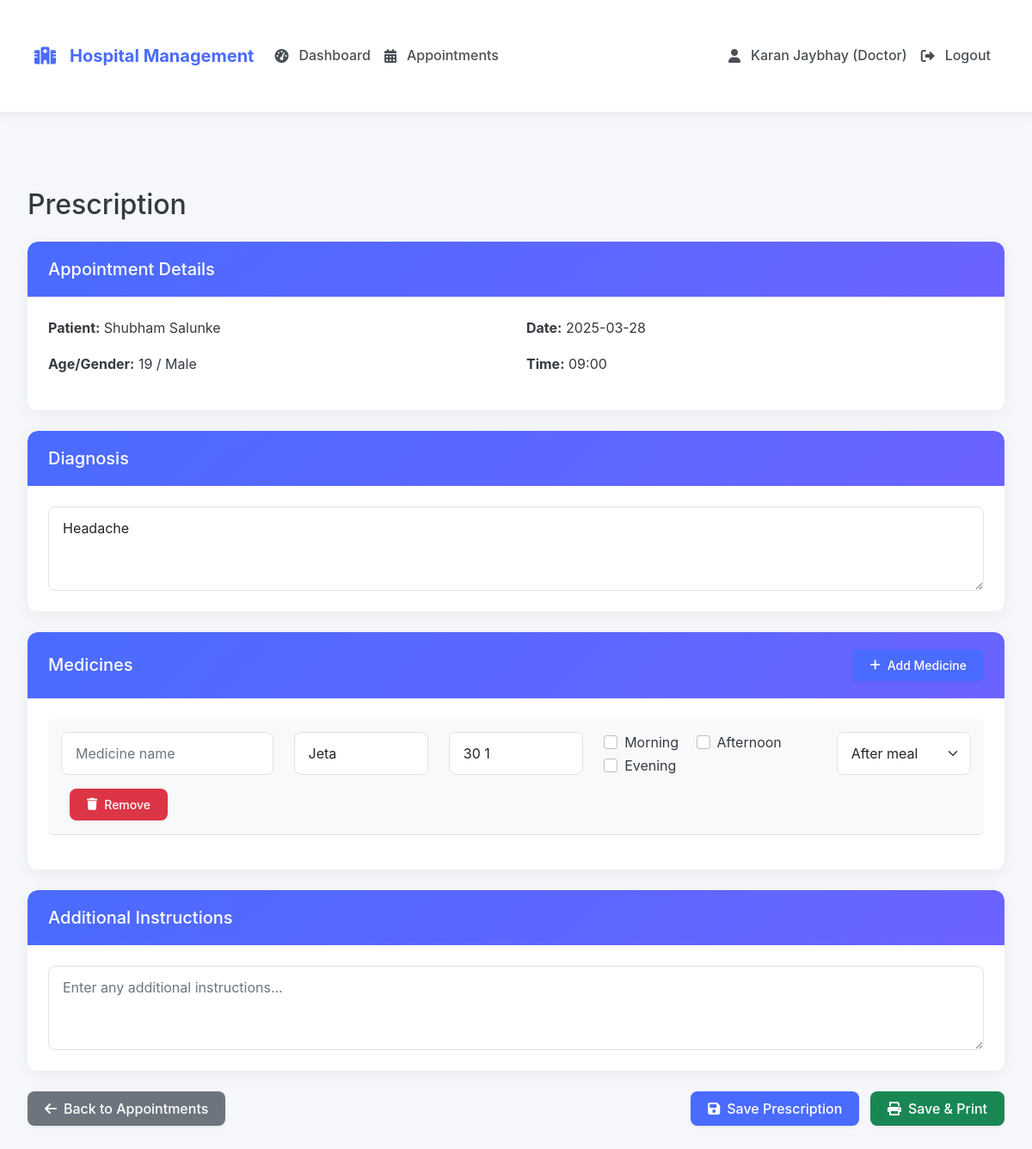
Screenshot of /doctor/prescriptions/1 (signed in) with the database file from the repository.
### tables this page shows
CREATE TABLE doctors (
        id INTEGER PRIMARY KEY AUTOINCREMENT,
        name TEXT NOT NULL,
        specialization TEXT NOT NULL,
        experience INTEGER,
        consultation_fee REAL,
        contact TEXT,
        bio TEXT,
        image_path TEXT,
        username TEXT UNIQUE,
        password TEXT,
        created_by INTEGER,
        hospital_id INTEGER NOT NULL,
        FOREIGN KEY (created_by) REFERENCES staff(id),
        FOREIGN KEY (hospital_id) REFERENCES staff(id)
    );

CREATE TABLE patients (
        id INTEGER PRIMARY KEY AUTOINCREMENT,
        name TEXT NOT NULL,
        age INTEGER NOT NULL,
        gender TEXT,
        contact TEXT,
        address TEXT,
        medical_history TEXT,
        created_at TIMESTAMP DEFAULT CURRENT_TIMESTAMP,
        created_by INTEGER,
        hospital_id INTEGER NOT NULL,
        FOREIGN KEY (created_by) REFERENCES staff(id),
        FOREIGN KEY (hospital_id) REFERENCES staff(id)
    );

CREATE TABLE appointments (
        id INTEGER PRIMARY KEY AUTOINCREMENT,
        patient_id INTEGER NOT NULL,
        doctor_id INTEGER NOT NULL,
        date TEXT NOT NULL,
        time_slot TEXT NOT NULL,
        status TEXT DEFAULT 'Scheduled',
        notes TEXT,
        created_at TIMESTAMP DEFAULT CURRENT_TIMESTAMP,
        hospital_id INTEGER NOT NULL,
        FOREIGN KEY (patient_id) REFERENCES patients(id),
        FOREIGN KEY (doctor_id) REFERENCES doctors(id),
        FOREIGN KEY (hospital_id) REFERENCES staff(id)
    );

CREATE TABLE prescriptions (
        id INTEGER PRIMARY KEY AUTOINCREMENT,
        appointment_id INTEGER NOT NULL,
        diagnosis TEXT,
        medicines TEXT,
        instructions TEXT,
        created_at TIMESTAMP DEFAULT CURRENT_TIMESTAMP,
        hospital_id INTEGER NOT NULL,
        FOREIGN KEY (appointment_id) REFERENCES appointments(id),
        FOREIGN KEY (hospital_id) REFERENCES staff(id)
    );

### app.py (the view, shortened to what this page needs)
@app.route('/doctor/prescriptions/<int:appointment_id>', methods=['GET', 'POST'])
def prescriptions(appointment_id):
    if 'user_id' not in session or session['user_type'] != 'doctor':
        return redirect(url_for('login'))
    conn = get_db_connection()
    appointment = conn.execute('''
        SELECT a.*, p.name as patient_name, p.age, p.gender, p.medical_history,
               d.name as doctor_name, d.specialization
        FROM appointments a
        JOIN patients p ON a.patient_id = p.id
        JOIN doctors d ON a.doctor_id = d.id
        WHERE a.id = ? AND a.doctor_id = ? AND a.hospital_id = ?
    ''', (appointment_id, session['user_id'], session['hospital_id'])).fetchone()
    if not appointment:
        flash('Appointment not found', 'danger')
        return redirect(url_for('doctor_appointments'))
    prescription = conn.execute('''
        SELECT * FROM prescriptions
        WHERE appointment_id = ? AND hospital_id = ?
    ''', (appointment_id, session['hospital_id'])).fetchone()
    prescription_dict = None
    if prescription:
        prescription_dict = dict(prescription)
    conn.close()
    return render_template('doctor/prescriptions.html',
                         appointment=appointment,
                         prescription=prescription_dict)

### templates/doctor/prescriptions.html (shortened to what this page needs)
{% extends "base.html" %}
{% block content %}
<div class="container">
    <h2 class="mb-4">Prescription</h2>
    <div class="card mb-4">
        <div class="card-header">
            <h5 class="mb-0">Appointment Details</h5>
        </div>
        <div class="card-body">
            <div class="row">
                <div class="col-md-6">
                    <p><strong>Patient:</strong> {{ appointment.patient_name }}</p>
                    <p><strong>Age/Gender:</strong> {{ appointment.age }} / {{ appointment.gender }}</p>
                </div>
                <div class="col-md-6">
                    <p><strong>Date:</strong> {{ appointment.date }}</p>
                    <p><strong>Time:</strong> {{ appointment.time_slot }}</p>
                </div>
            </div>
        </div>
    </div>
    <form method="POST" action="{{ url_for('prescriptions', appointment_id=appointment.id) }}">
        <div class="card mb-4">
            <div class="card-header">
                <h5 class="mb-0">Diagnosis</h5>
            </div>
            <div class="card-body">
                <textarea name="diagnosis" class="form-control" rows="3"
                    placeholder="Enter diagnosis..." required>{% if prescription %}{{ prescription.diagnosis }}{% endif %}</textarea>
            </div>
        </div>
        <div class="card mb-4">
            <div class="card-header d-flex justify-content-between align-items-center">
                <h5 class="mb-0">Medicines</h5>
                <button type="button" class="btn btn-sm btn-primary" id="addMedicine">
                    <i class="fas fa-plus"></i> Add Medicine
                </button>
            </div>
            <div class="card-body">
                <div id="medicinesContainer">
                    {% if prescription and prescription.medicines %}
                        {% set medicines = prescription.medicines.split('\n') %}
                        {% for medicine in medicines if medicine.strip() %}
                            {% set parts = medicine.split(' - ') %}
                            {% if parts|length >= 2 %}
                                {% set name_dosage = parts[0].split() %}
                                {% set name = name_dosage[:-1]|join(' ') %}
                                {% set dosage = name_dosage[-1] %}
                                {% set frequency = parts[1].split(' (Times:')[0] %}
                                {% set times_meal = parts[1].split(' (Times:')[1][:-1] if ' (Times:' in parts[1] else '' %}
                                {% set times = times_meal.split(',')[0] if times_meal else '' %}
                                {% set meal = times_meal.split(',')[1].strip() if ',' in times_meal else 'after' %}
                                {% set morning = '1' if times and times.split('-')[0] == '1' else '0' %}
                                {% set afternoon = '1' if times and times.split('-')[1] == '1' else '0' %}
                                {% set evening = '1' if times and times.split('-')[2] == '1' else '0' %}
                                <div class="medicine-row mb-3 border-bottom pb-3">
                                    <div class="row">
                                        <div class="col-md-3">
                                            <input type="text" name="medicine_name_{{ loop.index }}" class="form-control mb-2"
                                                placeholder="Medicine name" value="{{ name }}" required>
                                        </div>
                                        <div class="col-md-2">
                                            <input type="text" name="medicine_dosage_{{ loop.index }}" class="form-control mb-2"
                                                placeholder="Dosage" value="{{ dosage }}" required>
                                        </div>
                                        <div class="col-md-2">
                                            <input type="text" name="medicine_frequency_{{ loop.index }}" class="form-control mb-2"
                                                placeholder="Frequency" value="{{ frequency }}" required>
                                        </div>
                                        <div class="col-md-3">
                                            <div class="form-check form-check-inline">
                                                <input class="form-check-input" type="checkbox"
                                                    name="medicine_morning_{{ loop.index }}" value="1" {% if morning == '1' %}checked{% endif %}>
                                                <label class="form-check-label">Morning</label>
                                            </div>
                                            <div class="form-check form-check-inline">
                                                <input class="form-check-input" type="checkbox"
                                                    name="medicine_afternoon_{{ loop.index }}" value="1" {% if afternoon == '1' %}checked{% endif %}>
                                                <label class="form-check-label">Afternoon</label>
                                            </div>
                                            <div class="form-check form-check-inline">
                                                <input class="form-check-input" type="checkbox"
                                                    name="medicine_evening_{{ loop.index }}" value="1" {% if evening == '1' %}checked{% endif %}>
                                                <label class="form-check-label">Evening</label>
                                            </div>
                                        </div>
                                        <div class="col-md-2">
                                            <select name="medicine_meal_{{ loop.index }}" class="form-select">
                                                <option value="after" {% if meal == 'after' %}selected{% endif %}>After meal</option>
                                            </select>
                                        </div>
                                    </div>
                                    <button type="button" class="btn btn-sm btn-danger removeMedicine mt-2">
                                        <i class="fas fa-trash"></i> Remove
                                    </button>
                                </div>
                            {% endif %}
                        {% endfor %}
                    {% endif %}
                </div>
            </div>
        </div>
        <div class="card mb-4">
            <div class="card-header">
                <h5 class="mb-0">Additional Instructions</h5>
            </div>
            <div class="card-body">
                <textarea name="instructions" class="form-control" rows="3"
                    placeholder="Enter any additional instructions...">{% if prescription %}{{ prescription.instructions }}{% endif %}</textarea>
            </div>
        </div>
        <div class="d-flex justify-content-between">
            <a href="{{ url_for('doctor_appointments') }}" class="btn btn-secondary">
                <i class="fas fa-arrow-left"></i> Back to Appointments
            </a>
            <div>
                <button type="submit" name="action" value="save" class="btn btn-primary">
                    <i class="fas fa-save"></i> Save Prescription
                </button>
                <button type="submit" name="action" value="print" class="btn btn-success ms-2">
                    <i class="fas fa-print"></i> Save & Print
                </button>
            </div>
        </div>
    </form>
</div>
{% endblock %}

### templates/base.html (shortened to what this page needs)
<!DOCTYPE html>
<html lang="en">
<head>
    <link rel="stylesheet" href="https://cdnjs.cloudflare.com/ajax/libs/font-awesome/6.0.0-beta3/css/all.min.css">
    <link href="https://cdn.jsdelivr.net/npm/bootstrap@5.1.3/dist/css/bootstrap.min.css" rel="stylesheet">
    <link rel="stylesheet" href="{{ url_for('static', filename='css/style.css') }}">
</head>
<body>
    <nav class="navbar navbar-expand-lg navbar-dark bg-primary">
        <div class="container">
            <a class="navbar-brand" href="{{ url_for('home') }}">
                <i class="fas fa-hospital me-2"></i>
                {% if 'hospital_name' in session %}
                    {{ session['hospital_name'] }}
                {% else %}
                    Hospital Management
                {% endif %}
            </a>
            <div class="collapse navbar-collapse" id="navbarNav">
                <ul class="navbar-nav me-auto">
                    {% if 'user_id' in session %}
                        {% if session['user_type'] == 'admin' %}
                            <li class="nav-item">
                                <a class="nav-link" href="{{ url_for('admin_dashboard') }}">
                                    <i class="fas fa-tachometer-alt me-1"></i> Dashboard
                                </a>
                            </li>
                            <li class="nav-item">
                                <a class="nav-link" href="{{ url_for('add_patient') }}">
                                    <i class="fas fa-user-plus me-1"></i> Add Patient
                                </a>
                            </li>
                            <li class="nav-item">
                                <a class="nav-link" href="{{ url_for('add_doctor') }}">
                                    <i class="fas fa-user-md me-1"></i> Add Doctor
                                </a>
                            </li>
                            <li class="nav-item">
                                <a class="nav-link" href="{{ url_for('schedule_appointment') }}">
                                    <i class="fas fa-calendar-check me-1"></i> Schedule Appointment
                                </a>
                            </li>
                        {% else %}
                            <li class="nav-item">
                                <a class="nav-link" href="{{ url_for('doctor_dashboard') }}">
                                    <i class="fas fa-tachometer-alt me-1"></i> Dashboard
                                </a>
                            </li>
                            <li class="nav-item">
                                <a class="nav-link" href="{{ url_for('doctor_appointments') }}">
                                    <i class="fas fa-calendar-alt me-1"></i> Appointments
                                </a>
                            </li>
                        {% endif %}
                    {% endif %}
                </ul>
                <ul class="navbar-nav">
                    {% if 'user_id' in session %}
                        <li class="nav-item">
                            <span class="nav-link">
                                <i class="fas fa-user me-1"></i> {{ session['name'] }}
                                ({{ 'Admin' if session['user_type'] == 'admin' else 'Doctor' }})
                            </span>
                        </li>
                        <li class="nav-item">
                            <a class="nav-link" href="{{ url_for('logout') }}">
                                <i class="fas fa-sign-out-alt me-1"></i> Logout
                            </a>
                        </li>
                    {% endif %}
                </ul>
            </div>
        </div>
    </nav>
    <div class="container mt-4">
        {% block content %}{% endblock %}
    </div>
</body>
</html>

### rows the page displays
doctors: name "Karan Jaybhay"
patients: patient_name "Shubham Salunke", age "19", gender "Male"
appointments: date "2025-03-28", time_slot "09:00"
prescriptions: diagnosis "Headache", medicine_dosage_1 "Jeta", medicine_frequency_1 "30 1"

### other values shown
{{ 'Admin' if session['user_type'] == 'admin' else 'Doctor' }} "Doctor"
